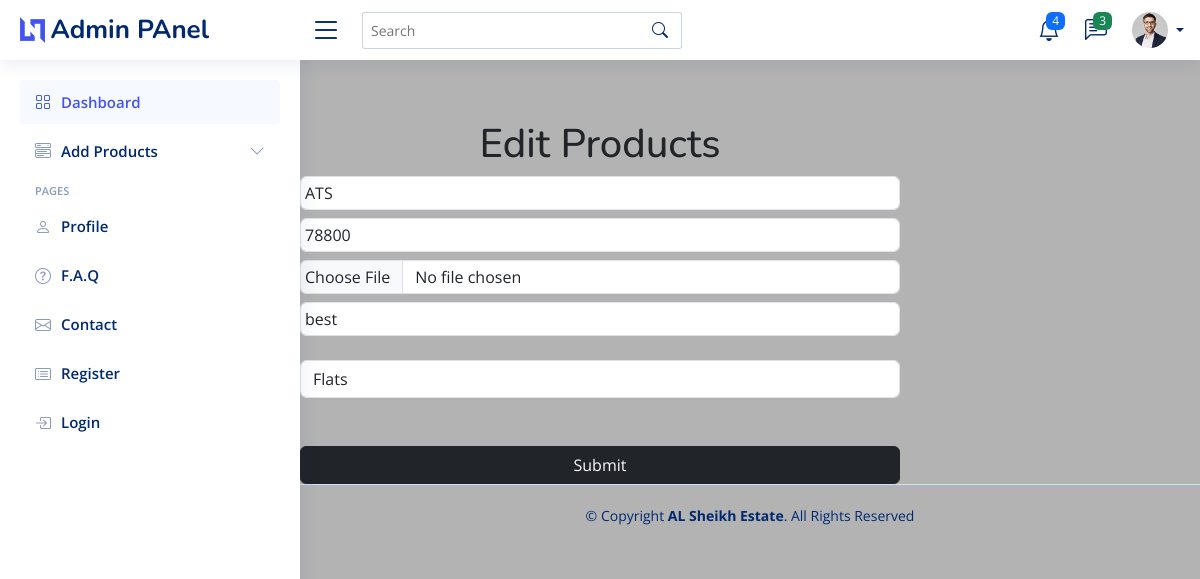
The app's page /NiceAdmin/edit_product.php?id=60 with its own data.
### tables this page shows
CREATE TABLE `products` (
  `prod_id` int(11) NOT NULL,
  `prodname` varchar(100) NOT NULL,
  `prodprice` int(11) NOT NULL,
  `prodimage` varchar(255) NOT NULL,
  `Prod_Desc` varchar(255) NOT NULL,
  `Prod_Category` int(11) DEFAULT NULL
);

### NiceAdmin/edit_product.php (the view, shortened to what this page needs)
<?php
    include("header.php");
    include("config.php");
    $id = $_GET["id"];
    $edit_query = "SELECT * FROM products where prod_id = '$id'";
    $edit_result = mysqli_query($conn,$edit_query);
    $row = mysqli_fetch_assoc($edit_result);
?>
     <br><br><br>
     <form class="form w-50 mt-5  mx-auto" action="editproduct_Backend.php" method="POST" enctype="multipart/form-data">
        <h1 class=" text-center text-dark mt-5">Edit  Products</h1>
        <input value="<?php echo $row["prodname"] ?>" class="form-control p-1 mt-2"  type="text"  name="prodname">
        <input value="<?php echo $row["prodprice"] ?>"   class="form-control p-1 mt-2"  type="text"  name="prodprice" >
        <input value="<?php echo $row["prodimage"] ?>"  class="form-control p-1 mt-2"  type="file"  name="prodimage">
        <input value="<?php echo $row["Prod_Desc"] ?>"  class="form-control p-1 mt-2"  type="text"  name="Prod_Desc" required>
        <br>
        <select  name="cat" id="" class=" form-control">
            <?php
                $qry= "select * from categories";
                $res= mysqli_query($conn, $qry);
                while($data=mysqli_fetch_assoc($res)){
            ?>
                <option value="<?php echo $data['Cat_Id'] ?>"><?php echo $data['Category'] ?></option>
                <?php }?>
            </select>
                <input class="btn btn-dark text-light w-100 mt-5 " type="submit" name="submit">
    </form>
<?php
include ("footer.php");
?>

### NiceAdmin/assets/css/style.css (style rules this page uses)
:root { scroll-behavior: smooth; }
body { font-family: "Open Sans", sans-serif; background: #b3b3b3; color: #444444; }
h1, h2, h3, h4, h5, h6 { font-family: "Nunito", sans-serif; }

### records on screen
products: prodname "ATS", prodprice "78800", Prod_Desc "best"

### other values on screen
form field cat "Flats"
